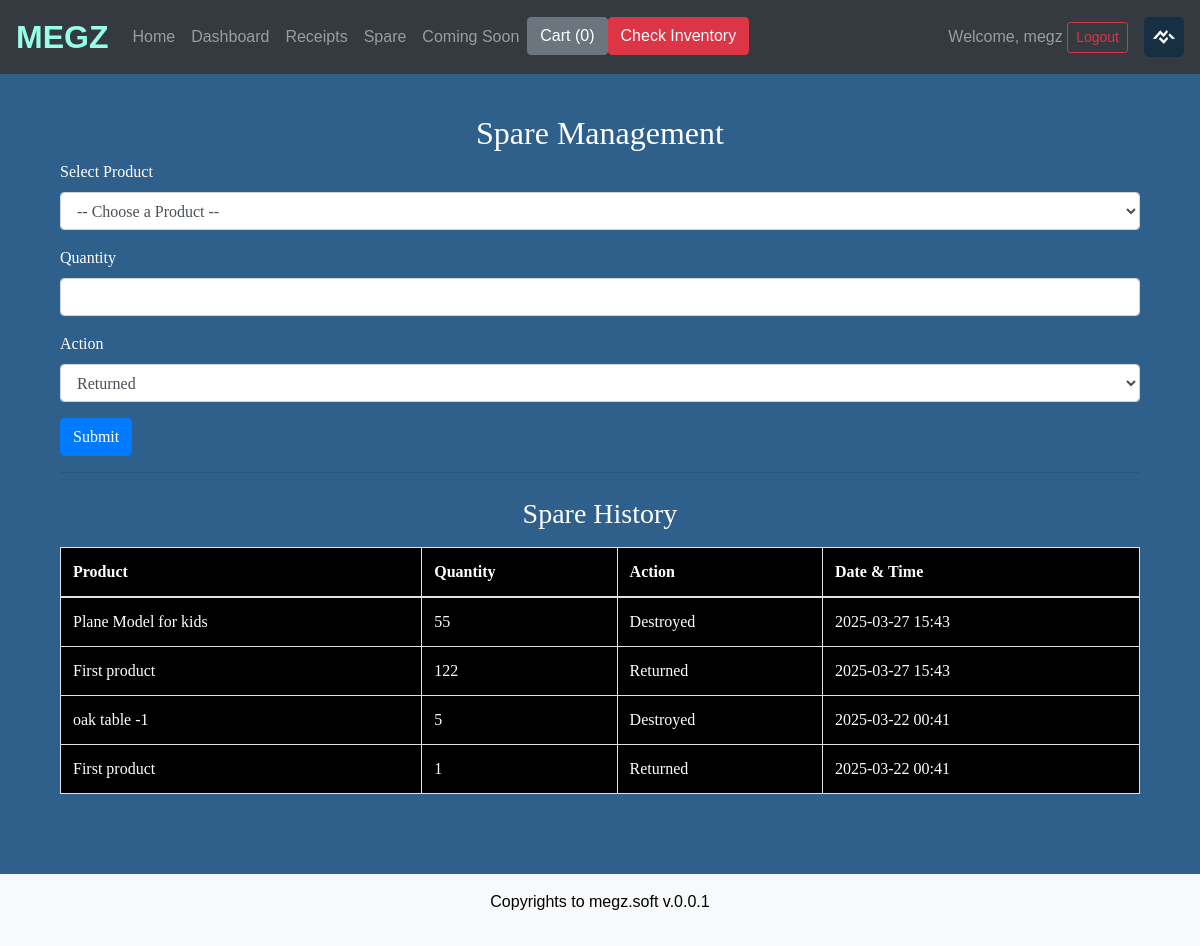
The page /spare/ (signed in) on the database its author committed.
### operations/models.py (models this page shows, shortened)
class Announcement(models.Model):
    name = models.CharField(max_length=100)
    message = models.TextField()
    timestamp = models.DateTimeField(default=now)

### shop/models.py (models this page shows, shortened)
class WebsiteLogo(models.Model):
    image = models.ImageField(upload_to='logos/')
    uploaded_at = models.DateTimeField(auto_now_add=True)

class SpareEntry(models.Model):
    product = models.ForeignKey(Products, on_delete=models.CASCADE)
    quantity = models.IntegerField()
    action = models.CharField(max_length=10, choices=[("returned", "Returned"), ("destroyed", "Destroyed")])
    timestamp = models.DateTimeField(default=now)  # Store date/time of action

class Products(models.Model):
    title = models.CharField(max_length=200)
    price = models.FloatField()
    discount_price = models.FloatField(null=True, blank=True)
    category = models.CharField(max_length=200)
    description = models.TextField()
    image = models.ImageField(upload_to='product_images/')
    stock = models.IntegerField(default=0)  # New field for stock

### shop/views.py (the view, shortened to what this page needs)
# urls.py: path('spare/', views.spare, name='spare'),
@login_required_custom
def spare(request):
    products = Products.objects.all()
    spare_entries = SpareEntry.objects.all().order_by('-timestamp')  # Fetch all actions, latest first
    return render(request, 'shop/spare.html', {'products': products, 'spare_entries': spare_entries})

### inventory/context_processors.py (called while the page is built)
def inventory_alerts(request):
    red_alerts = []
    yellow_alerts = []
    for warning in StockWarning.objects.select_related("product"):
        product = warning.product
        if product.stock == 0:
            red_alerts.append(product)
        elif product.stock <= warning.warning_limit:
            yellow_alerts.append(product)
    color = "success"  # default green
    if red_alerts and yellow_alerts:
        color = "warning"
    if red_alerts:
        color = "danger"
    elif yellow_alerts:
        color = "warning"
    return {"inventory_alert_color": color}

### operations/context_processors.py (called while the page is built)
def latest_announcement(request):
    one_hour_ago = now() - timedelta(hours=1)
    latest = Announcement.objects.filter(timestamp__gte=one_hour_ago).order_by('-timestamp').first()
    return {'latest_announcement': latest}

### shop/context_processors.py (called while the page is built)
def site_logo(request):
    logo = WebsiteLogo.objects.first()
    return {'logo': logo}

### shop/templates/shop/spare.html (shortened to what this page needs)
{% extends 'shop/base.html' %} {% block content %}
<div class="container">
    <h2 class="text-center">Spare Management</h2>
    <form method="POST">
        <div class="form-group">
            <label for="product">Select Product</label>
            <select class="form-control" name="product_id" required>
                <option value="">-- Choose a Product --</option>
            </select>
        </div>
        <div class="form-group">
            <label for="quantity">Quantity</label>
            <input type="number" class="form-control" name="quantity" min="1" required>
        </div>
        <div class="form-group">
            <label for="action">Action</label>
            <select class="form-control" name="action" required>
                <option value="returned">Returned</option>
            </select>
        </div>
        <button type="submit" class="btn btn-primary">Submit</button>
    </form>
    <hr>
    <h3 class="text-center mt-4">Spare History</h3>
    <table class="table table-bordered mt-3">
        <thead>
            <tr>
                <th>Product</th>
                <th>Quantity</th>
                <th>Action</th>
                <th>Date & Time</th>
            </tr>
        </thead>
        <tbody>
            {% for entry in spare_entries %}
            <tr>
                <td>{{ entry.product.title }}</td>
                <td>{{ entry.quantity }}</td>
                <td class="{% if entry.action == 'returned' %}text-success{% else %}text-danger{% endif %}">
                    {{ entry.action|capfirst }}
                </td>
                <td>{{ entry.timestamp|date:"Y-m-d H:i" }}</td>
            </tr>
            {% empty %}
            <tr>
                <td colspan="4" class="text-center">No spare entries found.</td>
            </tr>
            {% endfor %}
        </tbody>
    </table>
</div>
{% endblock %}

### shop/templates/shop/base.html (shortened to what this page needs)
{% load static %}
<!DOCTYPE html>
<html lang="en">
<head>
    <link rel="stylesheet" href="{% static 'shop/style.css' %}">
    <link rel="stylesheet" href="https://stackpath.bootstrapcdn.com/bootstrap/4.3.1/css/bootstrap.min.css">
</head>
<body>
    <nav class="navbar navbar-expand-lg navbar-dark bg-dark">
        <a class="navbar-brand position-relative" href="/">
            MEGZ
            <span class="snowflakes-container"></span>
        </a>
        <div class="collapse navbar-collapse" id="navbarNav">
            <ul class="navbar-nav">
                <li class="nav-item"><a class="nav-link" href="/">Home</a></li>
                <li class="nav-item">
                    <a class="nav-link" href="{% url 'dashboard_login' %}">Dashboard</a>
                </li>
                <li class="nav-item"><a class="nav-link" href="{% url 'receipts' %}">Receipts</a></li>
                <li class="nav-item">
                    <a class="nav-link" href="{% url 'spare' %}">Spare</a>
                </li>
                <li class="nav-item">
                    <a class="nav-link" href="{% url 'coming_soon' %}">Coming Soon</a>
                </li>
                <li class="nav-item">
                    <a href="{% url 'cart' %}" id="cart" class="btn btn-secondary">
                        Cart (<span id="cart-count">0</span>)
                    </a>
                </li>
                <li class="nav-item  align-items-center">
                    <a href="#" class="btn btn-{{ inventory_alert_color }} text-white btn-secondary">
                    Check Inventory
                    </a>
                </li>
            </ul>
            <div class="d-flex align-items-center ms-auto gap-3 custom-navbar-end">
                <div class="welcome-user">
                    {% if request.session.username %}
                    <span class="navbar-text">Welcome, {{ request.session.username }}</span>
                    <a class="btn btn-outline-danger btn-sm" href="{% url 'logout' %}">Logout</a> {% else %}
                    <a class="nav-link" href="{% url 'login' %}">Login</a> {% endif %}
                </div>
                {% if logo %}
                <div class="logo-wrapper">
                    <img src="{{ logo.image.url }}" alt="Logo" class="navbar-logo">
                </div>
                {% endif %}
            </div>
        </div>
    </nav>
    <div class="container mt-4">
        {% block content %}{% endblock %}
    </div>
    <footer class="text-center mt-4 p-3 bg-light" style="color: black;">
        <p>Copyrights to megz.soft v.0.0.1</p>
    </footer>
</body>
</html>

### shop/static/shop/style.css (style rules this page uses)
body { background-color: darkcyan; color: white; font-family: Arial, sans-serif; }
.navbar { background-color: #000000; }
footer { background-color: #003d3d; padding: 10px; text-align: center; color: white; }

### shop/templates/shop/base.html (style rules this page uses)
.custom-navbar-end { margin-left: auto; display: flex; align-items: center; gap: 1rem; }
.navbar-logo { height: 40px; width: auto; border-radius: 5px; margin-left: auto; }
.logo-wrapper { margin-left: auto; }
.welcome-user { white-space: nowrap; }
body { background-color: rgb(47, 95, 139); color: white; font-family: Arial, sans-serif; }
.container { margin-top: 50px; padding-top: 20px; padding-bottom: 20px; font-family: 'Times New Roman', Times, serif; }
.navbar { background-color: #000000; position: fixed; top: 0; width: 100%; z-index: 1000; }
footer { bottom: 0; width: 100%; background-color: #000000; padding: 10px; text-align: center; color: white; }
table { background-color: #000000; -webkit-text-fill-color: #ffffff; color: #ffffff; border-width: thin; border-spacing: 2px; border-style: none; border-color: rgb(255, 255, 255); }
.navbar-brand { font-size: 2rem; font-weight: bold; background: linear-gradient(90deg, #95ffe8, #95ffe8, #95ffe8, #95ffe8, #000000, #95ffe8, #95ffe8, #95ffe8, #95ffe8); background-size: 400% 400%; -webkit-background-clip: text; -webkit-text-fill-color: transparent; display: inline-block; animation: textGradient 5s infinite linear; position: relative; }
.snowflakes-container { position: absolute; top: -10px; left: 0; width: 100%; height: 50px; pointer-events: none; overflow: visible; }

### rows shown on the page
Announcement: session.username "megz"
WebsiteLogo: image (picture)
SpareEntry: product "Plane Model for kids", quantity "55", action "Destroyed", timestamp "2025-03-27 15:43"
SpareEntry: product "First product", quantity "122", action "Returned", timestamp "2025-03-27 15:43"
SpareEntry: product "oak table -1", quantity "5", action "Destroyed", timestamp "2025-03-22 00:41"
SpareEntry: product "First product", quantity "1", action "Returned", timestamp "2025-03-22 00:41"
